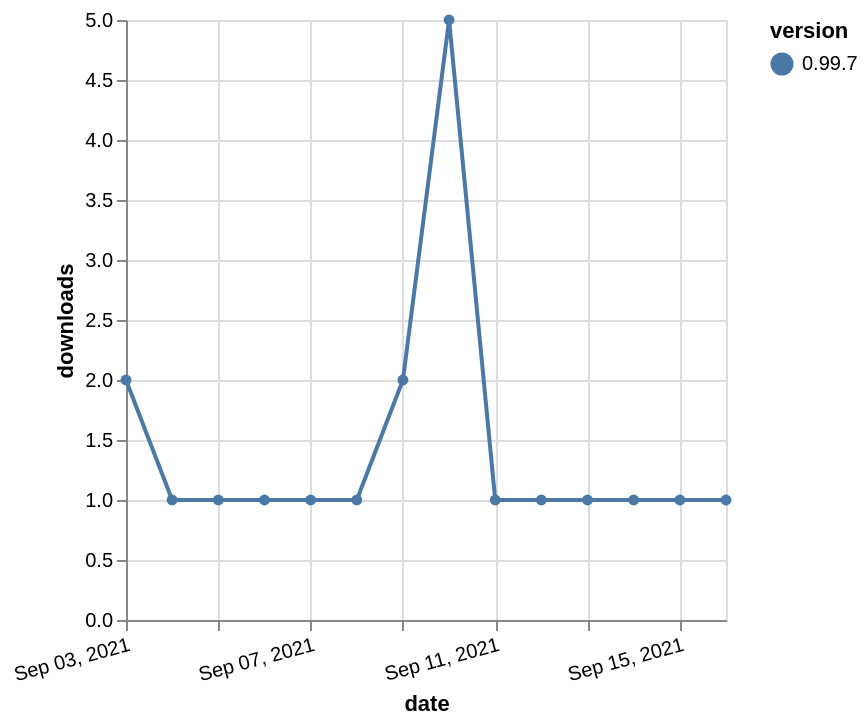

Describe this chart as a Vega-Lite specification.
### Vega-Lite specification from a JSON file in a GitHub repository (floating-point values rounded to 4 significant figures)
{"$schema": "https://vega.github.io/schema/vega-lite/v5.json", "description": "A simple bar chart with embedded data.", "data": {"values": [{"date": "2021-09-03", "total": 511, "delta": 2, "version": "0.99.7"}, {"date": "2021-09-04", "total": 512, "delta": 1, "version": "0.99.7"}, {"date": "2021-09-05", "total": 513, "delta": 1, "version": "0.99.7"}, {"date": "2021-09-06", "total": 514, "delta": 1, "version": "0.99.7"}, {"date": "2021-09-07", "total": 515, "delta": 1, "version": "0.99.7"}, {"date": "2021-09-08", "total": 516, "delta": 1, "version": "0.99.7"}, {"date": "2021-09-09", "total": 518, "delta": 2, "version": "0.99.7"}, {"date": "2021-09-10", "total": 523, "delta": 5, "version": "0.99.7"}, {"date": "2021-09-11", "total": 524, "delta": 1, "version": "0.99.7"}, {"date": "2021-09-12", "total": 525, "delta": 1, "version": "0.99.7"}, {"date": "2021-09-13", "total": 526, "delta": 1, "version": "0.99.7"}, {"date": "2021-09-14", "total": 527, "delta": 1, "version": "0.99.7"}, {"date": "2021-09-15", "total": 528, "delta": 1, "version": "0.99.7"}, {"date": "2021-09-16", "total": 529, "delta": 1, "version": "0.99.7"}]}, "width": "container", "mark": {"type": "line", "point": {"filled": true}}, "encoding": {"x": {"field": "date", "type": "temporal", "timeUnit": "yearmonthdate", "title": "date", "axis": {"labelAngle": -15}}, "y": {"field": "delta", "type": "quantitative", "title": "downloads"}, "color": {"field": "version", "type": "nominal"}, "tooltip": {"field": "delta"}}}
